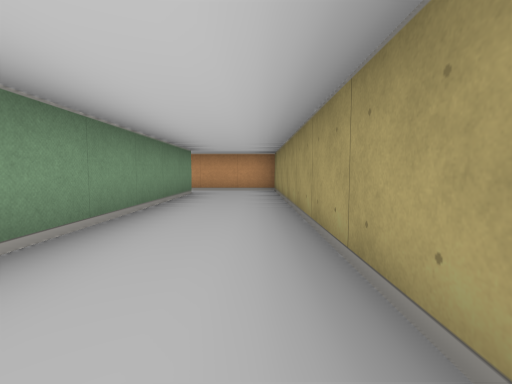
view 1 (above)

24 first-person views from a walk through a cub3D maze. The camera is about half as high as the walls, tilts 4° down and sees 85° across. The floor is counted in squares. Each view is taken from the middle of a square. On the plan, view 1 faces up. The plan holds only what a view shows up to about 9 squares ahead; the rest is blank.

view 2
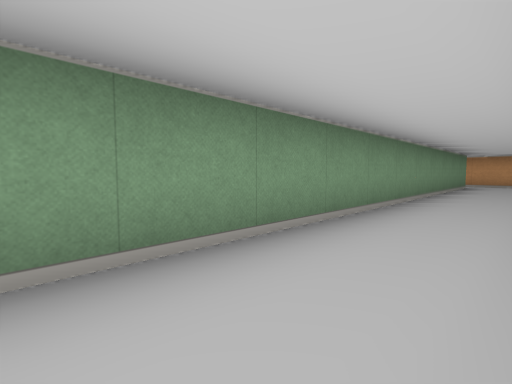

view 3
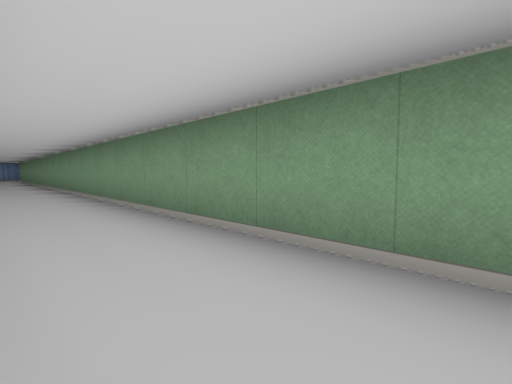

view 4
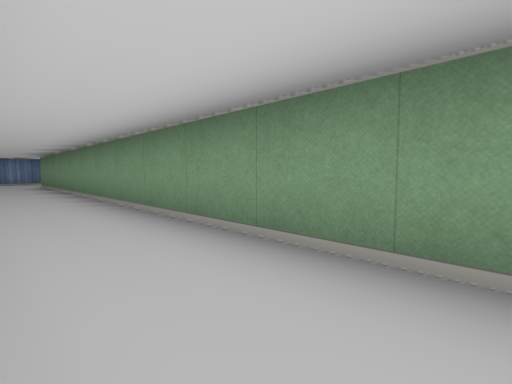

view 5
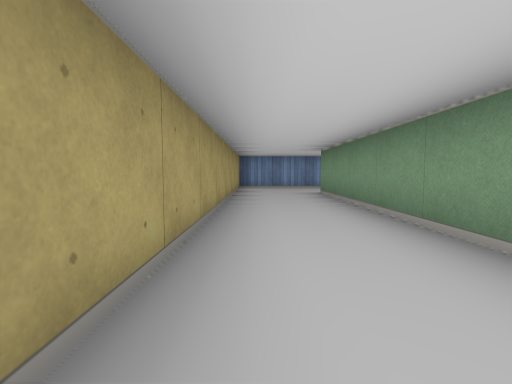

view 6
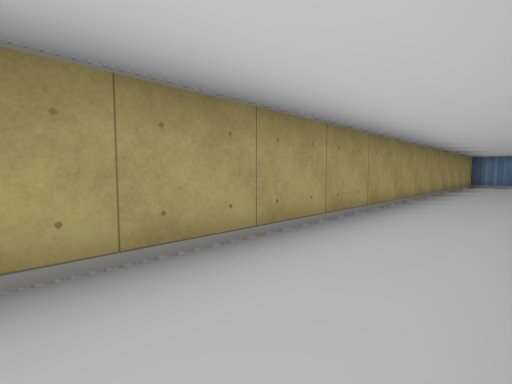

view 7
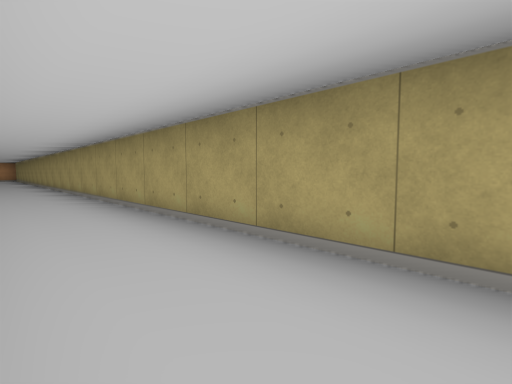

view 8
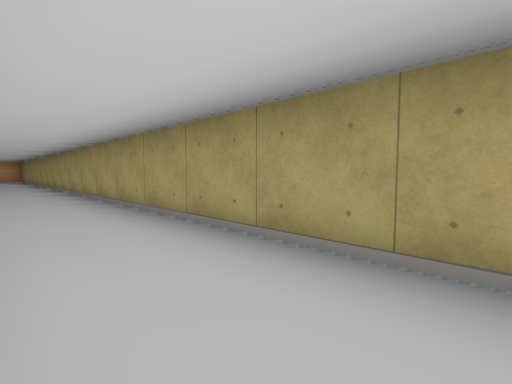

view 9
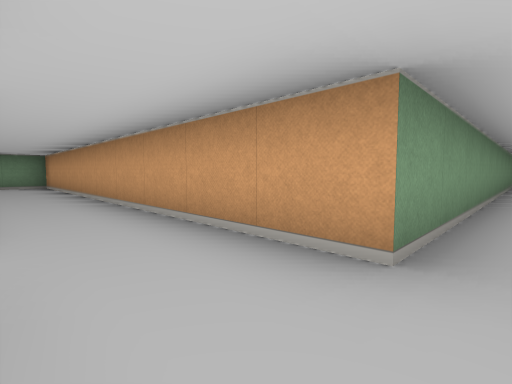

view 10
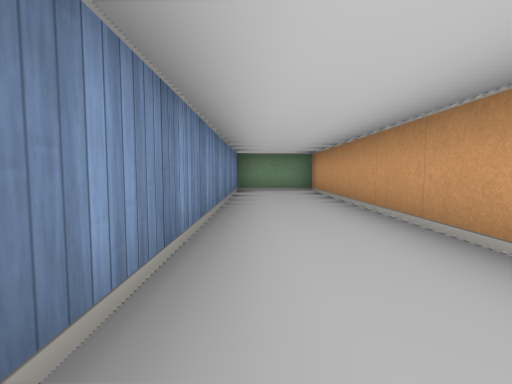

view 11
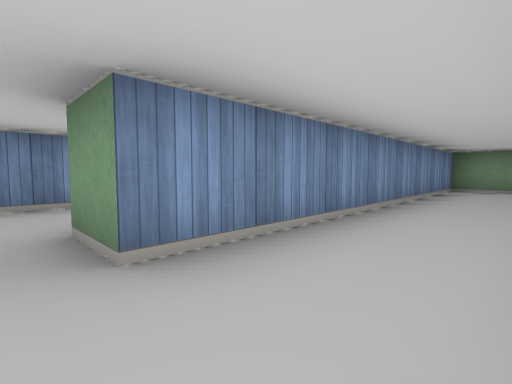

view 12
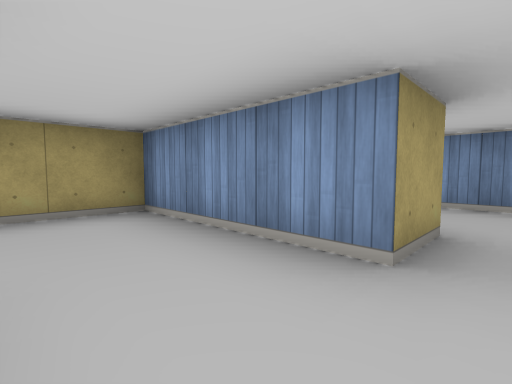

view 13
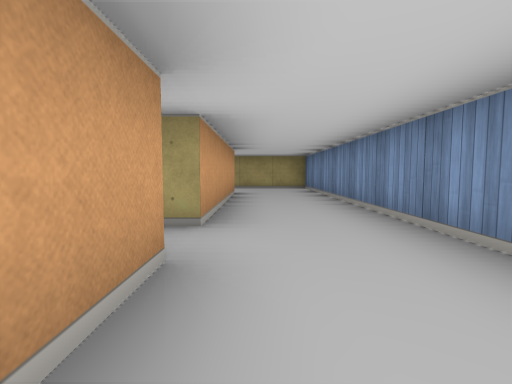

view 14
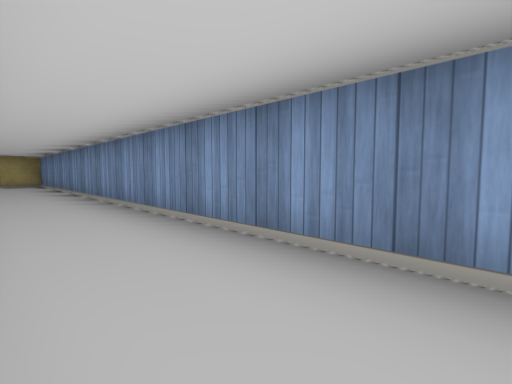

view 15
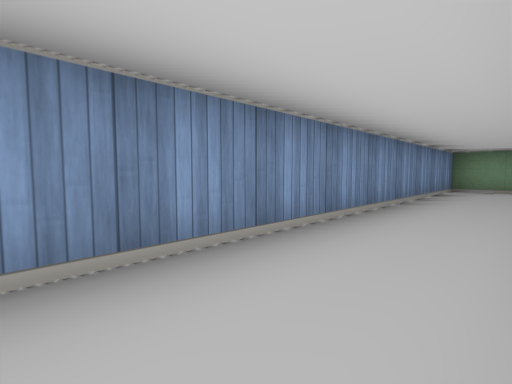

view 16
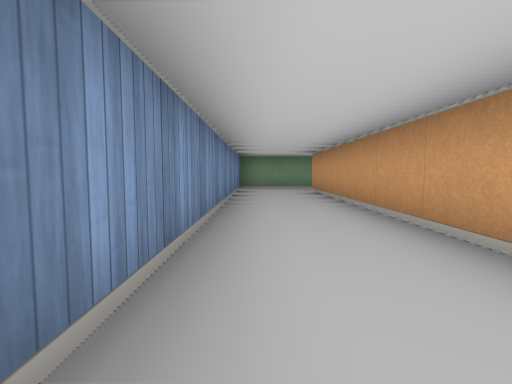

view 17
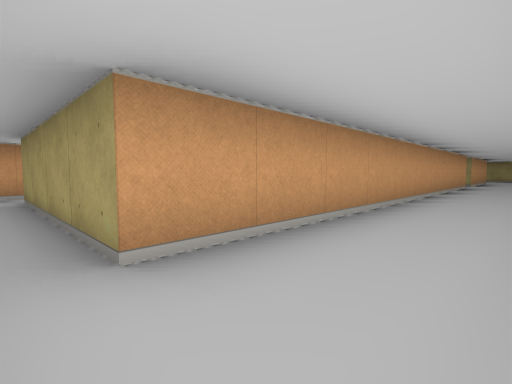

view 18
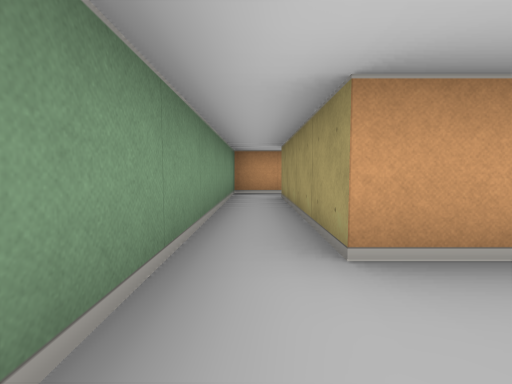

view 19
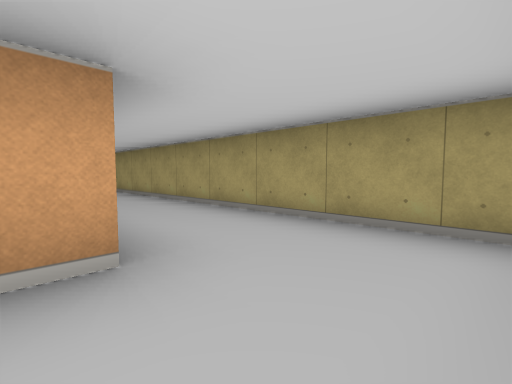

view 20
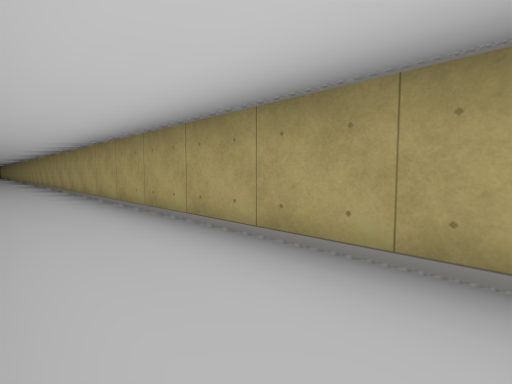

view 21
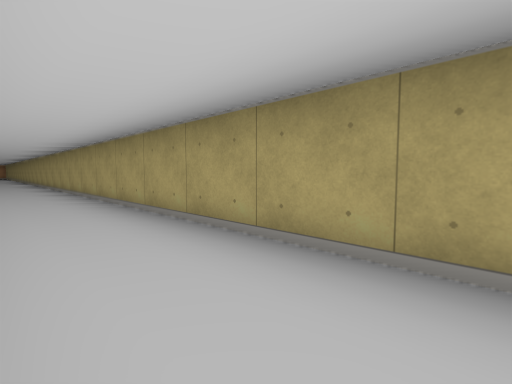

view 22
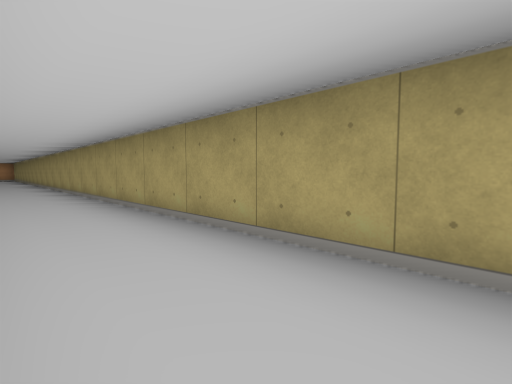

view 23
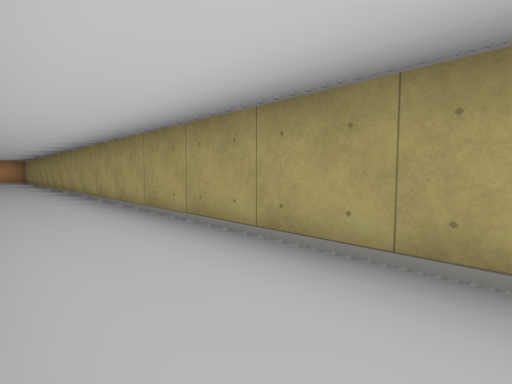

view 24
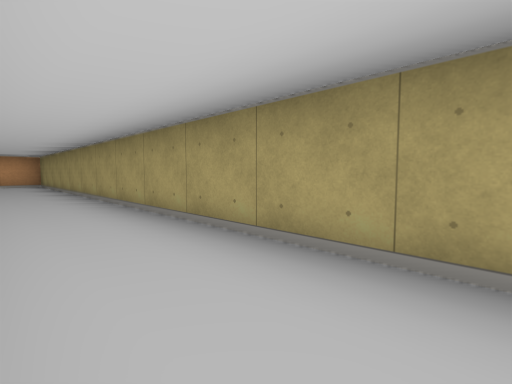

### Floor plan
Points are (right, up) in squares from view 1. A wall is a line through its corners. A room is listed if a view was taken in it or the views show most of it. See-through windows are left out.
Room 1 (views 1, 2, 3, 4, 5, 6, 7, 8, 9)
walls: (-1.5, 6.5) (-1.5, -19.5) (-2.5, -19.5); (-2.5, -21.5) (0.5, -21.5) (0.5, 7.5) (-1.8, 7.5)
ways out: opening at (-2, -20.5) to room 2
Room 2 (views 10, 11, 12)
walls: (-2.5, -19.5) (-11.5, -19.5) (-11.5, -21.5) (-3.5, -21.5)
ways out: opening at (-2, -20.5) to room 1; opening at (-3, -22) to room 3
Room 3 (views 13, 14, 15, 16, 17, 18, 19, 20, 21, 22, 23, 24)
walls: (-14.5, -22.5) (-14.5, -24.5) (3.5, -24.5) (3.5, 10.5) (2.5, 10.5); (-3.5, -21.5) (-3.5, -22.5) (-13.5, -22.5); (1.6, -22.5) (-2.5, -22.5) (-2.5, -21.5)
ways out: opening at (-3, -22) to room 2; opening at (-14, -23)

Positions as (right, up) in squares from view 1, and headings:
1: (0, 0), facing up
2: (0, -4), facing up-left
3: (0, -2), facing down-left
4: (0, -8), facing down-left
5: (0, -13), facing down
6: (-1, -10), facing down-right
7: (-1, -12), facing up-right
8: (-1, -9), facing up-right
9: (-1, -21), facing up-left
10: (-4, -21), facing left
11: (-3, -20), facing down-left
12: (-3, -20), facing down-right
13: (-5, -23), facing right
14: (-8, -23), facing down-right
15: (-6, -23), facing down-left
16: (-6, -24), facing left
17: (-14, -24), facing up-right
18: (-14, -24), facing up
19: (1, -24), facing up-right
20: (2, -22), facing up-right
21: (2, -16), facing up-right
22: (2, -10), facing up-right
23: (2, -5), facing up-right
24: (2, -1), facing up-right
